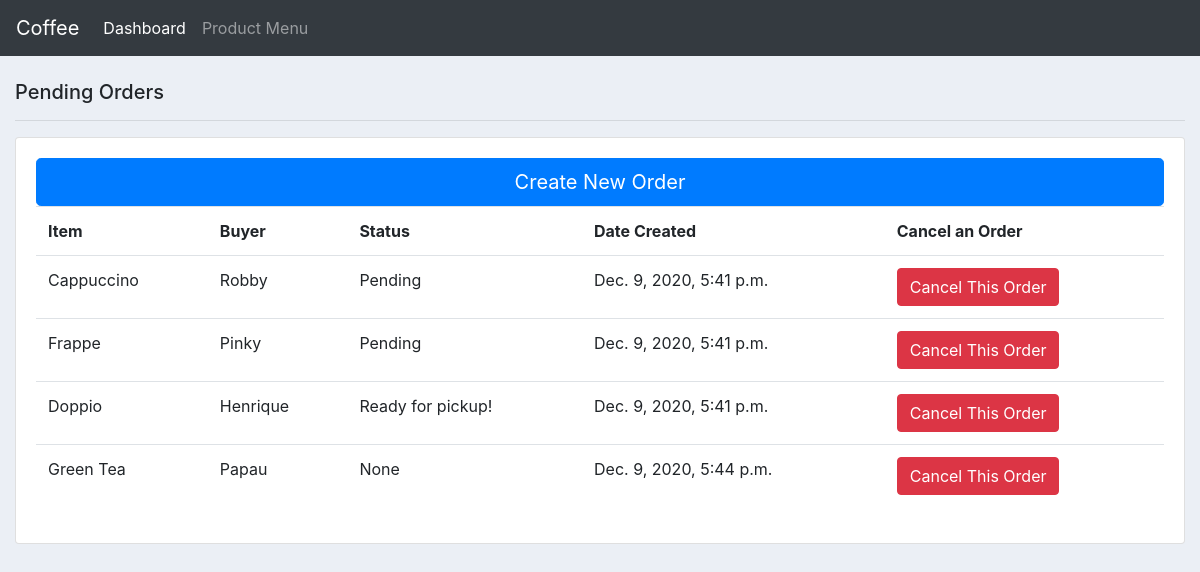
The page / on the database its author committed.
### accounts/models.py (models this page shows, shortened)
class Order(models.Model):
    STATUS = (
			('Pending', 'Pending'),
			('Ready for pickup!', 'Ready for pickup!'),
			)
    customer = models.CharField(max_length=200, null=True)
    product = models.ForeignKey(Product, null=True, on_delete= models.SET_NULL)
    date_created = models.DateTimeField(auto_now_add=True, null=True)
    status = models.CharField(max_length=200, null=True, choices=STATUS)

class Product(models.Model):
    CATEGORY = (
            ('Coffee', 'Coffee'),
            ('Tea', 'Tea'),
            ('Pastry', 'Pastry'),
    		)
    name = models.CharField(max_length=200, null=True)
    price = models.FloatField(null=True)
    category = models.CharField(max_length=200, null=True, choices=CATEGORY)
    tags = models.ManyToManyField(Tag)
    def __str__(self):
        return self.name

### accounts/views.py (the view)
# urls.py: path('', views.home, name='home'),
def home(request):
	orders = Order.objects.all()
	delivered = orders.filter(status='Delivered').count()
	pending = orders.filter(status='Pending').count()
	context = {'orders':orders,'delivered':delivered,
	'pending':pending }
	return render(request, 'accounts/customer_dashboard.html', context)
	return render(request, 'accounts/customer_dashboard.html')

### accounts/templates/accounts/customer_dashboard.html
{%  extends 'accounts/main.html' %}
{% block content %}
<br>
<div class="row">
	<div class="col-lg">
		<h5>Pending Orders</h5>
		<hr>
		<div class="card card-body">
			<a class="btn btn-primary  btn-lg btn-block" href="{%url 'create_order' %}">Create New Order</a>
			<table class="table table-hover table-responsive-xl">
				<tr>
					<th>Item</th>
					<th>Buyer</th>
					<th>Status</th>
					<th>Date Created</th>
                    <th>Cancel an Order</th>
				</tr>
				{% for order in orders %}
					<tr>
						<td>{{order.product}}</td>
						<td>{{order.customer}}</td>
						<td>{{order.status}}</td>
						<td>{{order.date_created}}</td>
						<td><a class="btn btn-danger" href="">Cancel This Order</a></td>
					</tr>
				{% endfor %}
			</table>
		</div>
	</div>
</div>
{% endblock %}

### accounts/templates/accounts/main.html (shortened to what this page needs)
<!DOCTYPE html>
<html>
<head>
	<link rel="stylesheet" href="https://stackpath.bootstrapcdn.com/bootstrap/4.3.1/css/bootstrap.min.css">
</head>
<body>
	{%  include 'accounts/navbar.html' %}
	<div class="container-fluid">
	{% block content %}
	{% endblock %}
    </div>
</body>
</html>

### accounts/templates/accounts/navbar.html (shortened to what this page needs)
<nav class="navbar navbar-expand-lg navbar-dark bg-dark">
    <a class="navbar-brand" href="{% url 'home' %}">Coffee</a>
    <div class="collapse navbar-collapse" id="navbarNav">
      <ul class="navbar-nav">
        <li class="nav-item active">
          <a class="nav-link" href="{% url 'home' %}">Dashboard</a>
        </li>
        <li class="nav-item">
          <a class="nav-link" href="{% url 'products' %}">Product Menu</a>
        </li>
      </ul>
    </div>
  </nav>

### accounts/templates/accounts/main.html (style rules this page uses)
body { background-color: #ebeff5; }

### rows shown on the page
Order: product "Cappuccino", customer "Robby", status "Pending", date_created "Dec. 9, 2020, 5:41 p.m."
Order: product "Frappe", customer "Pinky", status "Pending", date_created "Dec. 9, 2020, 5:41 p.m."
Order: product "Doppio", customer "Henrique", status "Ready for pickup!", date_created "Dec. 9, 2020, 5:41 p.m."
Order: product "Green Tea", customer "Papau", status "None", date_created "Dec. 9, 2020, 5:44 p.m."
